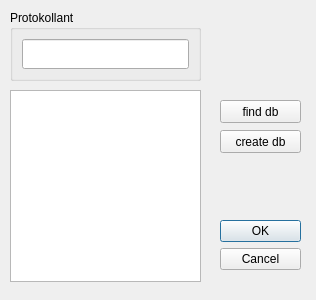
<?xml version="1.0" encoding="UTF-8"?>
<ui version="4.0">
 <class>Welcome</class>
 <widget class="QDialog" name="Welcome">
  <property name="geometry">
   <rect>
    <x>0</x>
    <y>0</y>
    <width>316</width>
    <height>300</height>
   </rect>
  </property>
  <property name="windowTitle">
   <string>Willkommen</string>
  </property>
  <widget class="QDialogButtonBox" name="buttonBox">
   <property name="geometry">
    <rect>
     <x>220</x>
     <y>220</y>
     <width>81</width>
     <height>51</height>
    </rect>
   </property>
   <property name="orientation">
    <enum>Qt::Vertical</enum>
   </property>
   <property name="standardButtons">
    <set>QDialogButtonBox::Cancel|QDialogButtonBox::Ok</set>
   </property>
  </widget>
  <widget class="QGroupBox" name="groupBox_7">
   <property name="geometry">
    <rect>
     <x>10</x>
     <y>10</y>
     <width>191</width>
     <height>71</height>
    </rect>
   </property>
   <property name="sizePolicy">
    <sizepolicy hsizetype="MinimumExpanding" vsizetype="MinimumExpanding">
     <horstretch>0</horstretch>
     <verstretch>0</verstretch>
    </sizepolicy>
   </property>
   <property name="minimumSize">
    <size>
     <width>90</width>
     <height>0</height>
    </size>
   </property>
   <property name="title">
    <string>Protokollant</string>
   </property>
   <layout class="QVBoxLayout" name="verticalLayout_2">
    <item>
     <widget class="QLineEdit" name="editProtokollant_2">
      <property name="sizePolicy">
       <sizepolicy hsizetype="MinimumExpanding" vsizetype="MinimumExpanding">
        <horstretch>0</horstretch>
        <verstretch>0</verstretch>
       </sizepolicy>
      </property>
      <property name="minimumSize">
       <size>
        <width>10</width>
        <height>0</height>
       </size>
      </property>
      <property name="maximumSize">
       <size>
        <width>16777215</width>
        <height>31</height>
       </size>
      </property>
      <property name="baseSize">
       <size>
        <width>30</width>
        <height>0</height>
       </size>
      </property>
      <property name="font">
       <font>
        <family>Abyssinica SIL</family>
        <pointsize>14</pointsize>
       </font>
      </property>
      <property name="maxLength">
       <number>100</number>
      </property>
     </widget>
    </item>
   </layout>
  </widget>
  <widget class="QListWidget" name="listWidget">
   <property name="geometry">
    <rect>
     <x>10</x>
     <y>90</y>
     <width>191</width>
     <height>192</height>
    </rect>
   </property>
  </widget>
  <widget class="QPushButton" name="findDb">
   <property name="geometry">
    <rect>
     <x>220</x>
     <y>100</y>
     <width>81</width>
     <height>23</height>
    </rect>
   </property>
   <property name="text">
    <string>find db</string>
   </property>
  </widget>
  <widget class="QPushButton" name="createDb">
   <property name="geometry">
    <rect>
     <x>220</x>
     <y>130</y>
     <width>81</width>
     <height>23</height>
    </rect>
   </property>
   <property name="text">
    <string>create db</string>
   </property>
  </widget>
 </widget>
 <resources/>
 <connections>
  <connection>
   <sender>buttonBox</sender>
   <signal>accepted()</signal>
   <receiver>Welcome</receiver>
   <slot>accept()</slot>
   <hints>
    <hint type="sourcelabel">
     <x>248</x>
     <y>254</y>
    </hint>
    <hint type="destinationlabel">
     <x>157</x>
     <y>274</y>
    </hint>
   </hints>
  </connection>
  <connection>
   <sender>buttonBox</sender>
   <signal>rejected()</signal>
   <receiver>Welcome</receiver>
   <slot>reject()</slot>
   <hints>
    <hint type="sourcelabel">
     <x>316</x>
     <y>260</y>
    </hint>
    <hint type="destinationlabel">
     <x>286</x>
     <y>274</y>
    </hint>
   </hints>
  </connection>
 </connections>
</ui>
